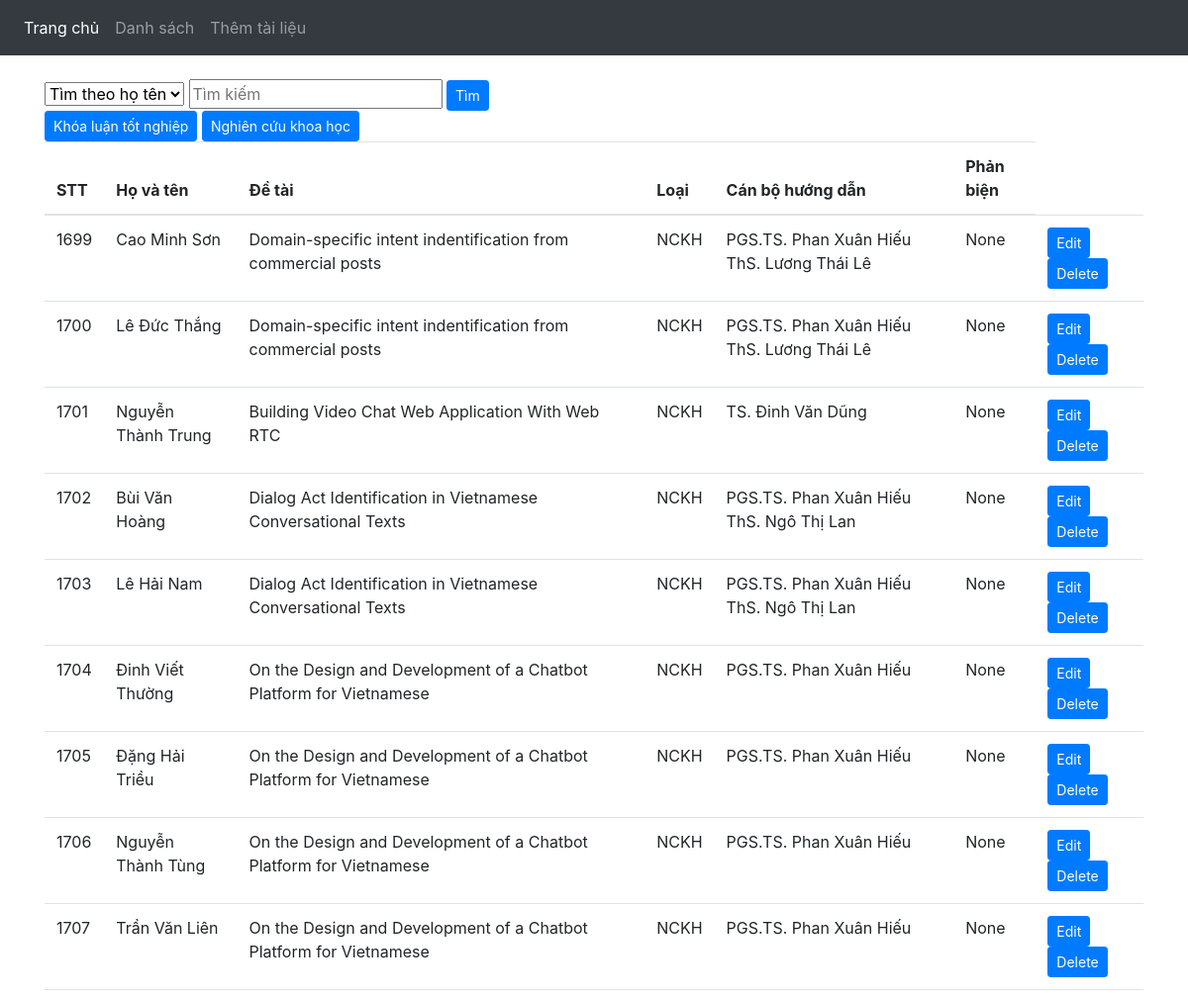
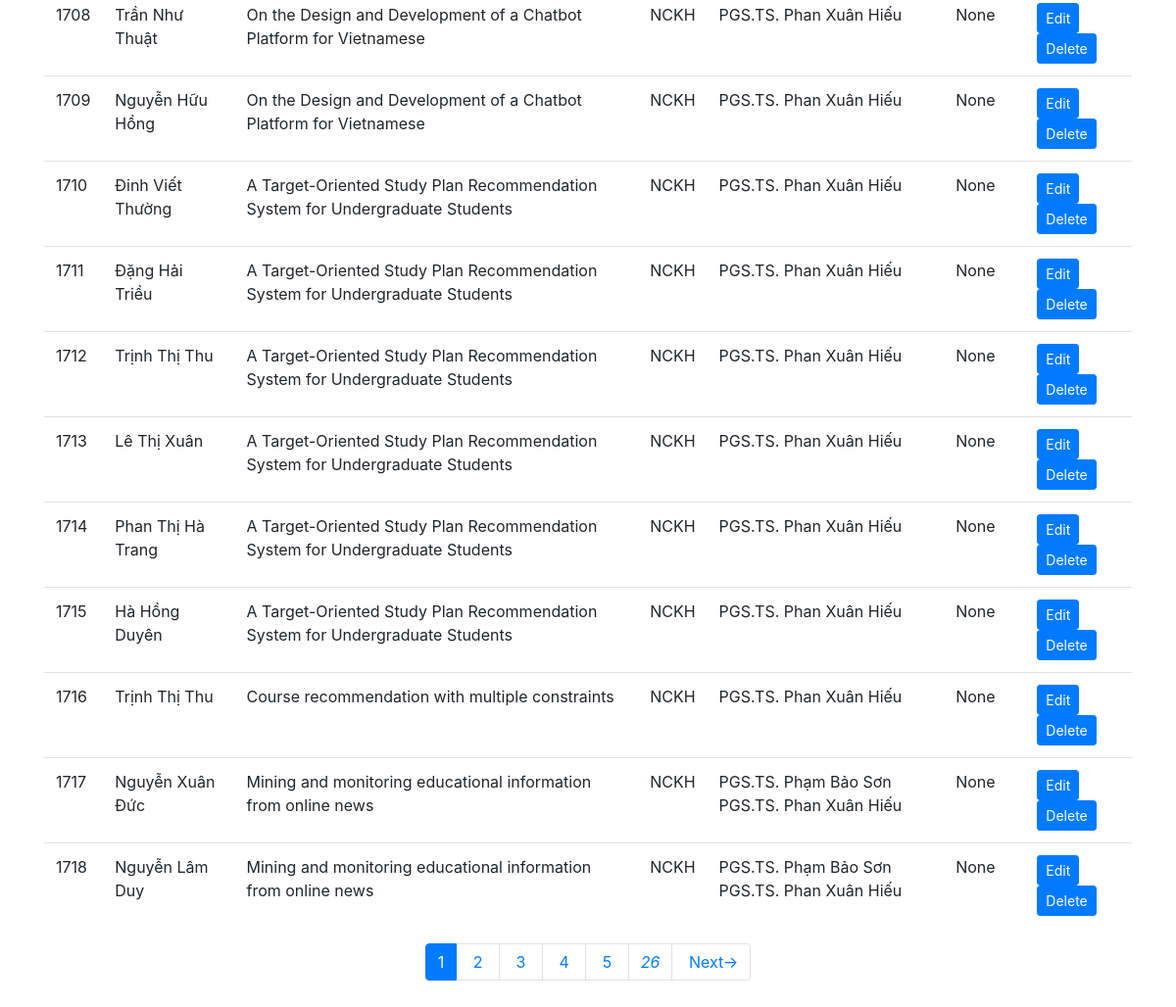
Page /list/view/nckh on the committed database (2 pictures, top to bottom).
### list/models.py (models this page shows)
class Student(models.Model):
    id = models.AutoField(primary_key=True, null=False)
    id_student= models.IntegerField(null=True)
    name = models.CharField(max_length=30, null=True)
    birth_date = models.DateField(null=True)
    academic_year = models.CharField(max_length=30, null=True)
    topic = models.CharField(max_length=100, null=True)
    TOPIC_TYPE = (
                ('KLTN','Khóa luận tốt nghiệp'),
                ('NCKH','Nghiên cứu khoa học')
    )
    topic_type=models.CharField(max_length=4,null=True,choices=TOPIC_TYPE)
    tutor = models.CharField(max_length=30, null=True)
    reviewer = models.CharField(max_length=30, null=True)
    work_unit = models.CharField(max_length=30, null=True)
    file = models.FileField(upload_to='media')

### list/views.py (the view)
# urls.py: path('list/view/nckh', nckh, name="nckh"),
def nckh(request):
    students = Student.objects.filter(topic_type__icontains='nckh')
    query = request.GET.get("q")
    tieude = request.GET.get("tieude")
    paginator = Paginator(students, 20)  # Show 20 students per page
    page = request.GET.get('page')
    students = paginator.get_page(page)
    if tieude == "hoten":
        students = Student.objects.filter(name__icontains=query)&Student.objects.filter(topic_type__icontains='nckh')
        paginator = Paginator(students, 20)  # Show 20 students per page
        page = request.GET.get('page')
        students = paginator.get_page(page)
    if tieude == "detai":
        students = Student.objects.filter(topic__icontains=query)&Student.objects.filter(topic_type__icontains='nckh')
        paginator = Paginator(students, 20)  # Show 20 students per page
        page = request.GET.get('page')
        students = paginator.get_page(page)
    if tieude == "masv":
        students = Student.objects.filter(id_student__icontains=query)&Student.objects.filter(topic_type__icontains='nckh')
        paginator = Paginator(students, 20)  # Show 20 students per page
        page = request.GET.get('page')
        students = paginator.get_page(page)
    return render(request, 'list/list.html', {'students': students})

### list/templates/list/list.html (shortened to what this page needs)
{% extends 'list/base.html' %}
{% block body %}
<form class = "input" method="get" >
    <select name="tieude">
        <option value="hoten">Tìm theo họ tên</option>
    </select>
    <input type="text" name="q" id="id_q" value="{{ query }}" placeholder="Tìm kiếm">
    <button class="btn btn-primary btn-sm" type="submit">Tìm</button>
</form>
 <a href="{% url 'kltn' %}" class="btn btn-primary btn-sm" role="button" aria-pressed="true" > Khóa luận tốt nghiệp</a>
 <a href="{% url 'nckh' %}" class="btn btn-primary btn-sm" role="button" aria-pressed="true" > Nghiên cứu khoa học</a>
  <table class="table table-hover">
    <thead>
      <tr>
        <th>STT</th>
        <th>Họ và tên</th>
        <th>Đề tài</th>
        <th>Loại</th>
        <th>Cán bộ hướng dẫn</th>
        <th>Phản biện</th>
      </tr>
    </thead>
   <tbody>
     {% for student in students %}
         <tr>
           <td>{{ student.id }}</td>
           <td>{{ student.name }} </td>
           <td>{{ student.topic }}</td>
           <td>{{student.topic_type}}</td>
           <td>{{ student.tutor }}</td>
           <td>{{ student.reviewer }}</td>
           <td>
             <a href="{% url 'edit_info' student.pk %}" class="btn btn-primary btn-sm" role="button" aria-pressed="true" > Edit</a>
             <a href="{% url 'delete_student' student.pk %}" class="btn btn-primary btn-sm" role="button" aria-pressed="true" > Delete</a>
           </td>
         </tr>
     {% endfor %}
    </tbody>
  </table>
<div>
    <ul class="pagination justify-content-center" >
        {% for i in students.paginator.page_range %}
        {% if i > students.number|add:"-5" %}
            {% if i < students.number|add:"5" %}
                {% if students.number == i %}
        <li class="page-item active"><a class="page-link"<span>{{ i }} </span></li></a></li>
                {% else %}
        <li class="page-item"><a class="page-link" href="?page={{ i }}{% if request.GET.q %}&q={{ request.GET.q }}&tieude={{ request.GET.tieude }}{% endif %}">&nbsp;{{ i }}&nbsp;</a></li>
                {% endif %}
            {% endif %}
        {% endif %}
        {% endfor %}
        {% if students.number < students.paginator.num_pages|add:"-5" %}
        <li class="page-item"><a class="page-link" href="?page={{ students.paginator.num_pages }}{% if request.GET.q %}&q={{ request.GET.q }}&tieude={{ request.GET.tieude }}{% endif %}"><i>{{ students.paginator.num_pages }}</i></a></li>
        {% endif %}
        {% if students.has_next %}
        <li class="page-item"><a class="page-link" href="?page={{ students.next_page_number }}{% if request.GET.q %}&q={{ request.GET.q }}&tieude={{ request.GET.tieude }}{% endif %}">&nbsp;Next-></a></li>
        {% endif %}
    </ul>
</div>
{% endblock %}

### list/static/css/mystyle.css (style rules this page uses)
body { background-color: darkseagreen; }

### list/templates/list/base.html (style rules this page uses)
body { padding-bottom: 20px; background-color:rgb(236,248,236); }

### rows in the picture
Student: id "1699", name "Cao Minh Sơn", topic "Domain-specific intent indentification from commercial posts", topic_type "NCKH", tutor "PGS.TS. Phan Xuân Hiếu ThS. Lương Thái Lê", reviewer "None"
Student: id "1700", name "Lê Đức Thắng", topic "Domain-specific intent indentification from commercial posts", topic_type "NCKH", tutor "PGS.TS. Phan Xuân Hiếu ThS. Lương Thái Lê", reviewer "None"
Student: id "1701", name "Nguyễn Thành Trung", topic "Building Video Chat Web Application With Web RTC", topic_type "NCKH", tutor "TS. Đinh Văn Dũng", reviewer "None"
Student: id "1702", name "Bùi Văn Hoàng", topic "Dialog Act Identification in Vietnamese Conversational Texts", topic_type "NCKH", tutor "PGS.TS. Phan Xuân Hiếu ThS. Ngô Thị Lan", reviewer "None"
Student: id "1703", name "Lê Hải Nam", topic "Dialog Act Identification in Vietnamese Conversational Texts", topic_type "NCKH", tutor "PGS.TS. Phan Xuân Hiếu ThS. Ngô Thị Lan", reviewer "None"
Student: id "1704", name "Đinh Viết Thường", topic "On the Design and Development of a Chatbot Platform for Vietnamese", topic_type "NCKH", tutor "PGS.TS. Phan Xuân Hiếu", reviewer "None"
Student: id "1705", name "Đặng Hải Triều", topic "On the Design and Development of a Chatbot Platform for Vietnamese", topic_type "NCKH", tutor "PGS.TS. Phan Xuân Hiếu", reviewer "None"
Student: id "1706", name "Nguyễn Thành Tùng", topic "On the Design and Development of a Chatbot Platform for Vietnamese", topic_type "NCKH", tutor "PGS.TS. Phan Xuân Hiếu", reviewer "None"
Student: id "1707", name "Trần Văn Liên", topic "On the Design and Development of a Chatbot Platform for Vietnamese", topic_type "NCKH", tutor "PGS.TS. Phan Xuân Hiếu", reviewer "None"
Student: id "1708", name "Trần Như Thuật", topic "On the Design and Development of a Chatbot Platform for Vietnamese", topic_type "NCKH", tutor "PGS.TS. Phan Xuân Hiếu", reviewer "None"
Student: id "1709", name "Nguyễn Hữu Hồng", topic "On the Design and Development of a Chatbot Platform for Vietnamese", topic_type "NCKH", tutor "PGS.TS. Phan Xuân Hiếu", reviewer "None"
Student: id "1710", name "Đinh Viết Thường", topic "A Target-Oriented Study Plan Recommendation System for Undergraduate Students", topic_type "NCKH", tutor "PGS.TS. Phan Xuân Hiếu", reviewer "None"
Student: id "1711", name "Đặng Hải Triều", topic "A Target-Oriented Study Plan Recommendation System for Undergraduate Students", topic_type "NCKH", tutor "PGS.TS. Phan Xuân Hiếu", reviewer "None"
Student: id "1712", name "Trịnh Thị Thu", topic "A Target-Oriented Study Plan Recommendation System for Undergraduate Students", topic_type "NCKH", tutor "PGS.TS. Phan Xuân Hiếu", reviewer "None"
Student: id "1713", name "Lê Thị Xuân", topic "A Target-Oriented Study Plan Recommendation System for Undergraduate Students", topic_type "NCKH", tutor "PGS.TS. Phan Xuân Hiếu", reviewer "None"
Student: id "1714", name "Phan Thị Hà Trang", topic "A Target-Oriented Study Plan Recommendation System for Undergraduate Students", topic_type "NCKH", tutor "PGS.TS. Phan Xuân Hiếu", reviewer "None"
Student: id "1715", name "Hà Hồng Duyên", topic "A Target-Oriented Study Plan Recommendation System for Undergraduate Students", topic_type "NCKH", tutor "PGS.TS. Phan Xuân Hiếu", reviewer "None"
Student: id "1716", name "Trịnh Thị Thu", topic "Course recommendation with multiple constraints", topic_type "NCKH", tutor "PGS.TS. Phan Xuân Hiếu", reviewer "None"
Student: id "1717", name "Nguyễn Xuân Đức", topic "Mining and monitoring educational information from online news", topic_type "NCKH", tutor "PGS.TS. Phạm Bảo Sơn PGS.TS. Phan Xuân Hiếu", reviewer "None"
Student: id "1718", name "Nguyễn Lâm Duy", topic "Mining and monitoring educational information from online news", topic_type "NCKH", tutor "PGS.TS. Phạm Bảo Sơn PGS.TS. Phan Xuân Hiếu", reviewer "None"

### other values in the picture
{{ i }} "1"
{{ i }} "2" "3" "4" "5"
{{ students.paginator.num_pages }} "26"
